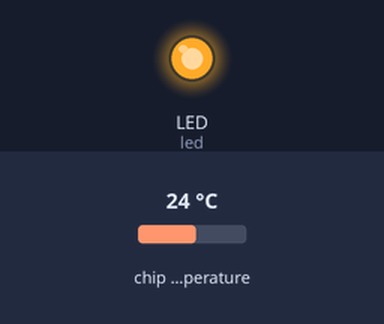
A program run on a simulated CircuitPython board. Parts: output pins drawn as LEDs (lit = HIGH). The inputs (shaded band) are chosen by the test bench; at power-on: chip temperature 24 °C. What the program prints to the serial console is not drawn.

Above: at 9.05 s.
9.1 s: chip temperature set to 1 °C
At 12.7 s:
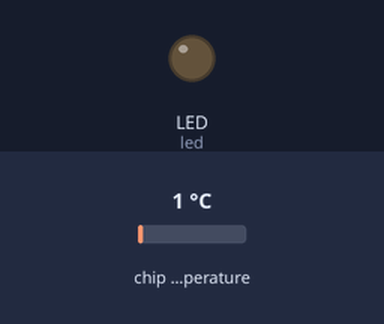
Timing chart, 0 to 22.0 s (numbered marks = the images above; inputs shaded):
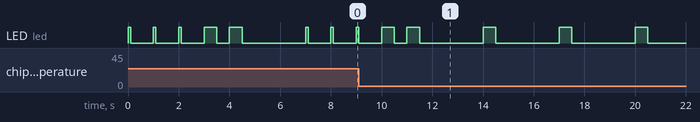

The program:

thermometer.py
```python
import board
import time
import digitalio
import microcontroller

led = digitalio.DigitalInOut(board.LED)
led.switch_to_output()

while True:
    temperature = round(microcontroller.cpu.temperature)
    print(temperature)
    for i in range(8):
        if temperature < 2 ** i:
            pass
        elif temperature % 2 ** (i + 1) >= 2 ** i:
            led.value = True
            time.sleep(0.5)
            led.value = False
            time.sleep(0.5)
        else:
            led.value = True
            time.sleep(0.1)
            led.value = False
            time.sleep(0.9)
    time.sleep(2)
```
